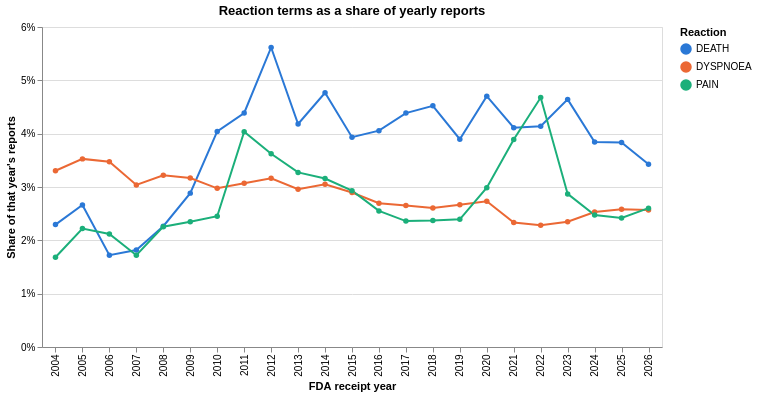

Vega-Lite specification stored for this chart:
### Vega-Lite specification from a JSON file in a GitHub repository (floating-point values rounded to 4 significant figures)
{"config": {"view": {"continuousWidth": 300, "continuousHeight": 300}}, "data": {"name": "data-891e00b75e8a98323dd55f3fc01fabbc"}, "mark": {"type": "line", "point": true}, "encoding": {"color": {"field": "pt", "scale": {"range": ["#2a78d6", "#eb6834", "#1baf7a", "#eda100", "#e87ba4", "#008300", "#4a3aa7"]}, "title": "Reaction", "type": "nominal"}, "tooltip": [{"field": "year", "type": "ordinal"}, {"field": "pt", "type": "nominal"}, {"field": "share", "format": ".2%", "type": "quantitative"}, {"field": "reports", "format": ",", "type": "quantitative"}], "x": {"field": "year", "title": "FDA receipt year", "type": "ordinal"}, "y": {"axis": {"format": "%"}, "field": "share", "title": "Share of that year's reports", "type": "quantitative"}}, "height": 320, "title": "Reaction terms as a share of yearly reports", "width": 620, "$schema": "https://vega.github.io/schema/vega-lite/v6.1.0.json", "datasets": {"data-891e00b75e8a98323dd55f3fc01fabbc": [{"year": 2004, "pt": "DEATH", "reports": 4709, "total_reports": 205152, "share": 0.02295}, {"year": 2005, "pt": "DEATH", "reports": 6138, "total_reports": 230440, "share": 0.02664}, {"year": 2006, "pt": "DEATH", "reports": 4219, "total_reports": 245234, "share": 0.0172}, {"year": 2007, "pt": "DEATH", "reports": 4810, "total_reports": 264525, "share": 0.01818}, {"year": 2008, "pt": "DEATH", "reports": 7011, "total_reports": 309536, "share": 0.02265}, {"year": 2009, "pt": "DEATH", "reports": 9679, "total_reports": 335494, "share": 0.02885}, {"year": 2010, "pt": "DEATH", "reports": 19240, "total_reports": 475938, "share": 0.04043}, {"year": 2011, "pt": "DEATH", "reports": 23628, "total_reports": 538531, "share": 0.04387}, {"year": 2012, "pt": "DEATH", "reports": 35813, "total_reports": 637652, "share": 0.05616}, {"year": 2013, "pt": "DEATH", "reports": 32162, "total_reports": 769268, "share": 0.04181}, {"year": 2014, "pt": "DEATH", "reports": 38687, "total_reports": 811492, "share": 0.04767}, {"year": 2015, "pt": "DEATH", "reports": 48111, "total_reports": 1222769, "share": 0.03935}, {"year": 2016, "pt": "DEATH", "reports": 46375, "total_reports": 1143196, "share": 0.04057}, {"year": 2017, "pt": "DEATH", "reports": 52760, "total_reports": 1202915, "share": 0.04386}, {"year": 2018, "pt": "DEATH", "reports": 63759, "total_reports": 1409767, "share": 0.04523}, {"year": 2019, "pt": "DEATH", "reports": 55385, "total_reports": 1421252, "share": 0.03897}, {"year": 2020, "pt": "DEATH", "reports": 66772, "total_reports": 1419546, "share": 0.04704}, {"year": 2021, "pt": "DEATH", "reports": 64423, "total_reports": 1566609, "share": 0.04112}, {"year": 2022, "pt": "DEATH", "reports": 63217, "total_reports": 1526834, "share": 0.0414}, {"year": 2023, "pt": "DEATH", "reports": 64327, "total_reports": 1385487, "share": 0.04643}, {"year": 2024, "pt": "DEATH", "reports": 51509, "total_reports": 1340061, "share": 0.03844}, {"year": 2025, "pt": "DEATH", "reports": 53287, "total_reports": 1389118, "share": 0.03836}, {"year": 2026, "pt": "DEATH", "reports": 27136, "total_reports": 792341, "share": 0.03425}, {"year": 2004, "pt": "DYSPNOEA", "reports": 6780, "total_reports": 205152, "share": 0.03305}, {"year": 2005, "pt": "DYSPNOEA", "reports": 8128, "total_reports": 230440, "share": 0.03527}, {"year": 2006, "pt": "DYSPNOEA", "reports": 8517, "total_reports": 245234, "share": 0.03473}, {"year": 2007, "pt": "DYSPNOEA", "reports": 8037, "total_reports": 264525, "share": 0.03038}, {"year": 2008, "pt": "DYSPNOEA", "reports": 9966, "total_reports": 309536, "share": 0.0322}, {"year": 2009, "pt": "DYSPNOEA", "reports": 10632, "total_reports": 335494, "share": 0.03169}, {"year": 2010, "pt": "DYSPNOEA", "reports": 14160, "total_reports": 475938, "share": 0.02975}, {"year": 2011, "pt": "DYSPNOEA", "reports": 16524, "total_reports": 538531, "share": 0.03068}, {"year": 2012, "pt": "DYSPNOEA", "reports": 20168, "total_reports": 637652, "share": 0.03163}, {"year": 2013, "pt": "DYSPNOEA", "reports": 22766, "total_reports": 769268, "share": 0.02959}, {"year": 2014, "pt": "DYSPNOEA", "reports": 24761, "total_reports": 811492, "share": 0.03051}, {"year": 2015, "pt": "DYSPNOEA", "reports": 35421, "total_reports": 1222769, "share": 0.02897}, {"year": 2016, "pt": "DYSPNOEA", "reports": 30833, "total_reports": 1143196, "share": 0.02697}, {"year": 2017, "pt": "DYSPNOEA", "reports": 31931, "total_reports": 1202915, "share": 0.02654}, {"year": 2018, "pt": "DYSPNOEA", "reports": 36771, "total_reports": 1409767, "share": 0.02608}, {"year": 2019, "pt": "DYSPNOEA", "reports": 37885, "total_reports": 1421252, "share": 0.02666}, {"year": 2020, "pt": "DYSPNOEA", "reports": 38771, "total_reports": 1419546, "share": 0.02731}, {"year": 2021, "pt": "DYSPNOEA", "reports": 36543, "total_reports": 1566609, "share": 0.02333}, {"year": 2022, "pt": "DYSPNOEA", "reports": 34855, "total_reports": 1526834, "share": 0.02283}, {"year": 2023, "pt": "DYSPNOEA", "reports": 32527, "total_reports": 1385487, "share": 0.02348}, {"year": 2024, "pt": "DYSPNOEA", "reports": 33898, "total_reports": 1340061, "share": 0.0253}, {"year": 2025, "pt": "DYSPNOEA", "reports": 35892, "total_reports": 1389118, "share": 0.02584}, {"year": 2026, "pt": "DYSPNOEA", "reports": 20367, "total_reports": 792341, "share": 0.0257}, {"year": 2004, "pt": "PAIN", "reports": 3452, "total_reports": 205152, "share": 0.01683}, {"year": 2005, "pt": "PAIN", "reports": 5117, "total_reports": 230440, "share": 0.02221}, {"year": 2006, "pt": "PAIN", "reports": 5195, "total_reports": 245234, "share": 0.02118}, {"year": 2007, "pt": "PAIN", "reports": 4550, "total_reports": 264525, "share": 0.0172}, {"year": 2008, "pt": "PAIN", "reports": 6983, "total_reports": 309536, "share": 0.02256}, {"year": 2009, "pt": "PAIN", "reports": 7879, "total_reports": 335494, "share": 0.02348}, {"year": 2010, "pt": "PAIN", "reports": 11670, "total_reports": 475938, "share": 0.02452}, {"year": 2011, "pt": "PAIN", "reports": 21737, "total_reports": 538531, "share": 0.04036}, {"year": 2012, "pt": "PAIN", "reports": 23107, "total_reports": 637652, "share": 0.03624}, {"year": 2013, "pt": "PAIN", "reports": 25181, "total_reports": 769268, "share": 0.03273}, {"year": 2014, "pt": "PAIN", "reports": 25642, "total_reports": 811492, "share": 0.0316}, {"year": 2015, "pt": "PAIN", "reports": 35841, "total_reports": 1222769, "share": 0.02931}, {"year": 2016, "pt": "PAIN", "reports": 29175, "total_reports": 1143196, "share": 0.02552}, {"year": 2017, "pt": "PAIN", "reports": 28398, "total_reports": 1202915, "share": 0.02361}, {"year": 2018, "pt": "PAIN", "reports": 33410, "total_reports": 1409767, "share": 0.0237}, {"year": 2019, "pt": "PAIN", "reports": 34028, "total_reports": 1421252, "share": 0.02394}, {"year": 2020, "pt": "PAIN", "reports": 42402, "total_reports": 1419546, "share": 0.02987}, {"year": 2021, "pt": "PAIN", "reports": 60974, "total_reports": 1566609, "share": 0.03892}, {"year": 2022, "pt": "PAIN", "reports": 71415, "total_reports": 1526834, "share": 0.04677}, {"year": 2023, "pt": "PAIN", "reports": 39770, "total_reports": 1385487, "share": 0.0287}, {"year": 2024, "pt": "PAIN", "reports": 33186, "total_reports": 1340061, "share": 0.02476}, {"year": 2025, "pt": "PAIN", "reports": 33613, "total_reports": 1389118, "share": 0.0242}, {"year": 2026, "pt": "PAIN", "reports": 20627, "total_reports": 792341, "share": 0.02603}]}}
